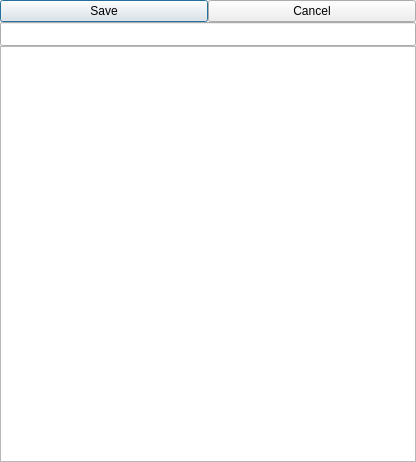
<?xml version="1.0" encoding="UTF-8"?>
<ui version="4.0">
 <author>Bernd Stramm &lt;bernd.stramm@gmail.com&gt;</author>
 <class>ConfigEdit</class>
 <widget class="QDialog" name="ConfigEdit">
  <property name="geometry">
   <rect>
    <x>0</x>
    <y>0</y>
    <width>416</width>
    <height>462</height>
   </rect>
  </property>
  <property name="sizePolicy">
   <sizepolicy hsizetype="Preferred" vsizetype="Preferred">
    <horstretch>10</horstretch>
    <verstretch>0</verstretch>
   </sizepolicy>
  </property>
  <property name="windowTitle">
   <string>Preference Settings</string>
  </property>
  <property name="windowIcon">
   <iconset resource="../dchat.qrc">
    <normaloff>:/dchatlogo.png</normaloff>:/dchatlogo.png</iconset>
  </property>
  <property name="modal">
   <bool>false</bool>
  </property>
  <layout class="QGridLayout" name="gridLayout">
   <item row="0" column="0">
    <layout class="QHBoxLayout" name="horizontalLayout">
     <item>
      <widget class="QPushButton" name="saveButton">
       <property name="sizePolicy">
        <sizepolicy hsizetype="Minimum" vsizetype="Fixed">
         <horstretch>10</horstretch>
         <verstretch>0</verstretch>
        </sizepolicy>
       </property>
       <property name="text">
        <string>Save</string>
       </property>
      </widget>
     </item>
     <item>
      <widget class="QPushButton" name="cancelButton">
       <property name="sizePolicy">
        <sizepolicy hsizetype="Minimum" vsizetype="Fixed">
         <horstretch>10</horstretch>
         <verstretch>0</verstretch>
        </sizepolicy>
       </property>
       <property name="text">
        <string>Cancel</string>
       </property>
      </widget>
     </item>
    </layout>
   </item>
   <item row="1" column="0">
    <widget class="QLineEdit" name="fileName">
     <property name="sizePolicy">
      <sizepolicy hsizetype="Expanding" vsizetype="MinimumExpanding">
       <horstretch>10</horstretch>
       <verstretch>1</verstretch>
      </sizepolicy>
     </property>
     <property name="minimumSize">
      <size>
       <width>0</width>
       <height>24</height>
      </size>
     </property>
     <property name="readOnly">
      <bool>true</bool>
     </property>
    </widget>
   </item>
   <item row="2" column="0">
    <widget class="QTreeView" name="configView">
     <property name="sizePolicy">
      <sizepolicy hsizetype="Expanding" vsizetype="Expanding">
       <horstretch>10</horstretch>
       <verstretch>20</verstretch>
      </sizepolicy>
     </property>
     <attribute name="headerVisible">
      <bool>true</bool>
     </attribute>
     <attribute name="headerVisible">
      <bool>true</bool>
     </attribute>
    </widget>
   </item>
  </layout>
 </widget>
 <layoutdefault spacing="0" margin="0"/>
 <resources>
  <include location="../dchat.qrc"/>
 </resources>
 <connections/>
</ui>
